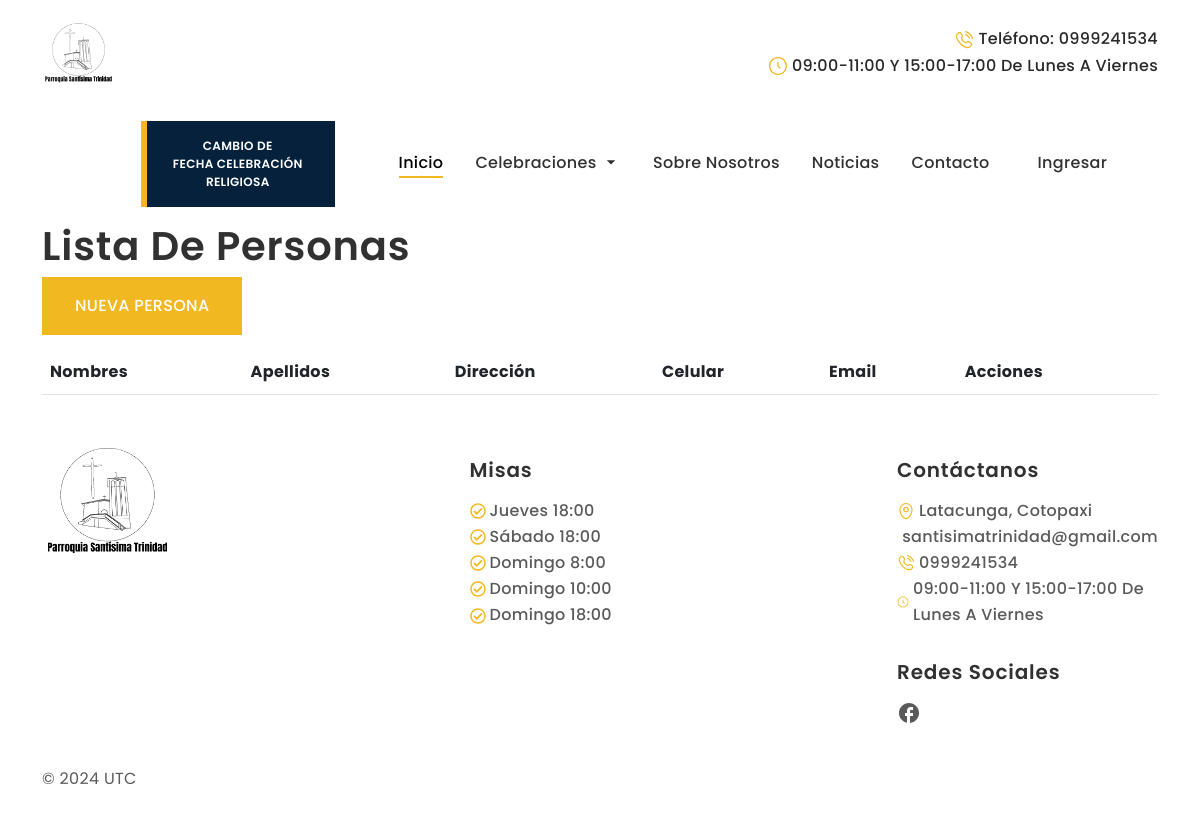
The app's page /personas/, older data.
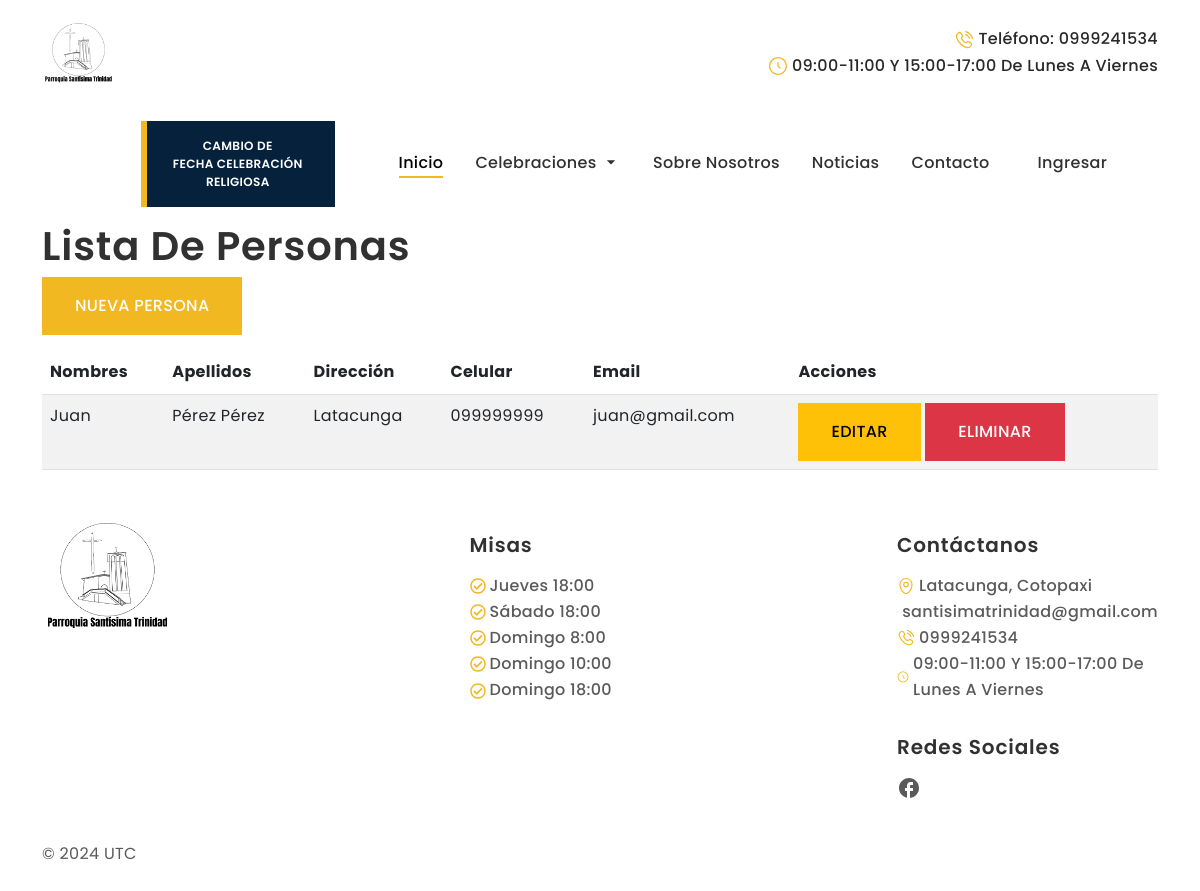
The same page, newer data.
### Apps/web/models.py (models this page shows, shortened)
class Persona(models.Model):
    apellido1 = models.CharField(max_length=100, verbose_name='Apellido Paterno')
    apellido2 = models.CharField(max_length=100, verbose_name='Apellido Materno')
    nombres = models.CharField(max_length=100, verbose_name='Nombres')
    direccion = models.TextField(verbose_name='Dirección')
    celular = models.CharField(max_length=15, verbose_name='Celular')
    email = models.EmailField(verbose_name='Email')

### Apps/web/views.py (the view)
# urls.py: path('personas/', views.PersonaListView.as_view(), name='persona_list'),
class PersonaListView(ListView):
    model = Persona
    template_name = 'persona_list.html'
    context_object_name = 'personas'

### Apps/web/templates/persona_list.html
{% extends 'base.html' %}
{% block body %}
<div class="container">
    <h1>Lista de Personas</h1>
    <a href="{% url 'persona_create' %}" class="btn btn-primary mb-3">Nueva Persona</a>
</div>
<div class="container table-responsive">
    <table class="table table-striped">
        <thead>
            <tr>
                <th>Nombres</th>
                <th>Apellidos</th>
                <th>Dirección</th>
                <th>Celular</th>
                <th>Email</th>
                <th>Acciones</th>
            </tr>
        </thead>
        <tbody>
            {% for persona in personas %}
            <tr>
                <td>{{ persona.nombres }}</td>
                <td>{{ persona.apellido1 }} {{ persona.apellido2 }}</td>
                <td>{{ persona.direccion }}</td>
                <td>{{ persona.celular }}</td>
                <td>{{ persona.email }}</td>
                <td>
                    <a href="{% url 'persona_update' persona.pk %}" class="btn btn-sm btn-warning">Editar</a>
                    <a href="{% url 'persona_delete' persona.pk %}" class="btn btn-sm btn-danger">Eliminar</a>
                </td>
            </tr>
            {% endfor %}
        </tbody>
    </table>
</div>
{% endblock %}

Row changes from the older to the newer data that the page shows:
added Persona: nombres "Juan", apellido1 "Pérez", apellido2 "Pérez", direccion "Latacunga", celular "099999999", email "juan@gmail.com"
